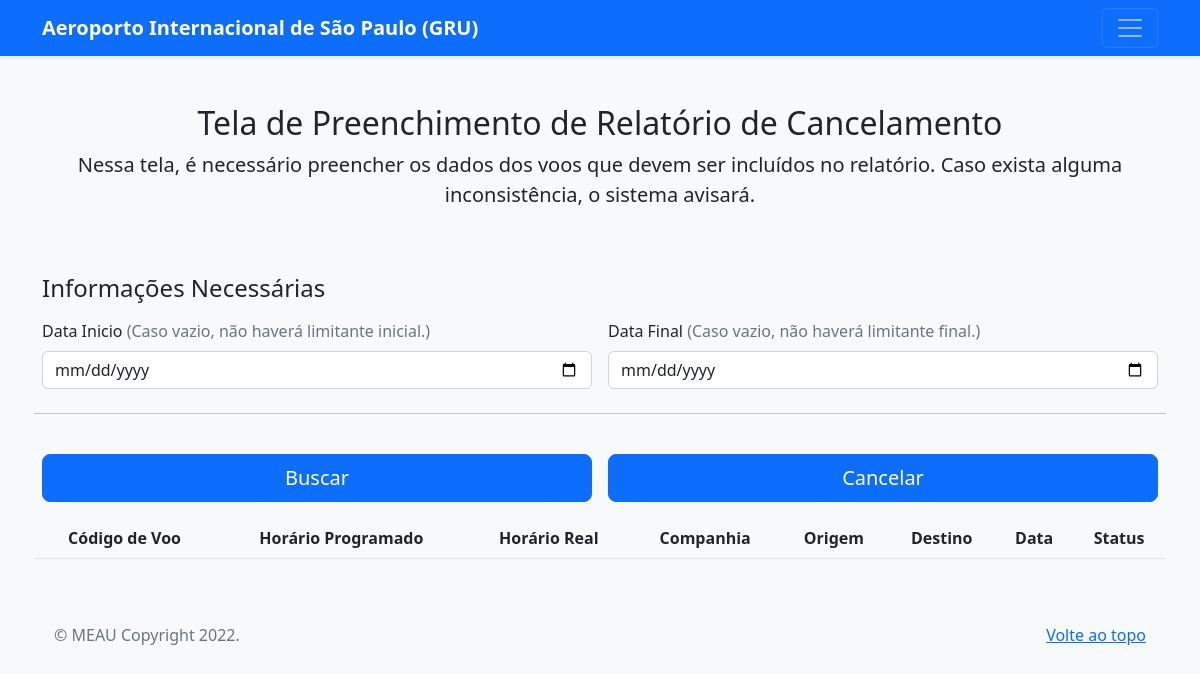
Before: /preenchimentoCancelamentos/ with the older database file.
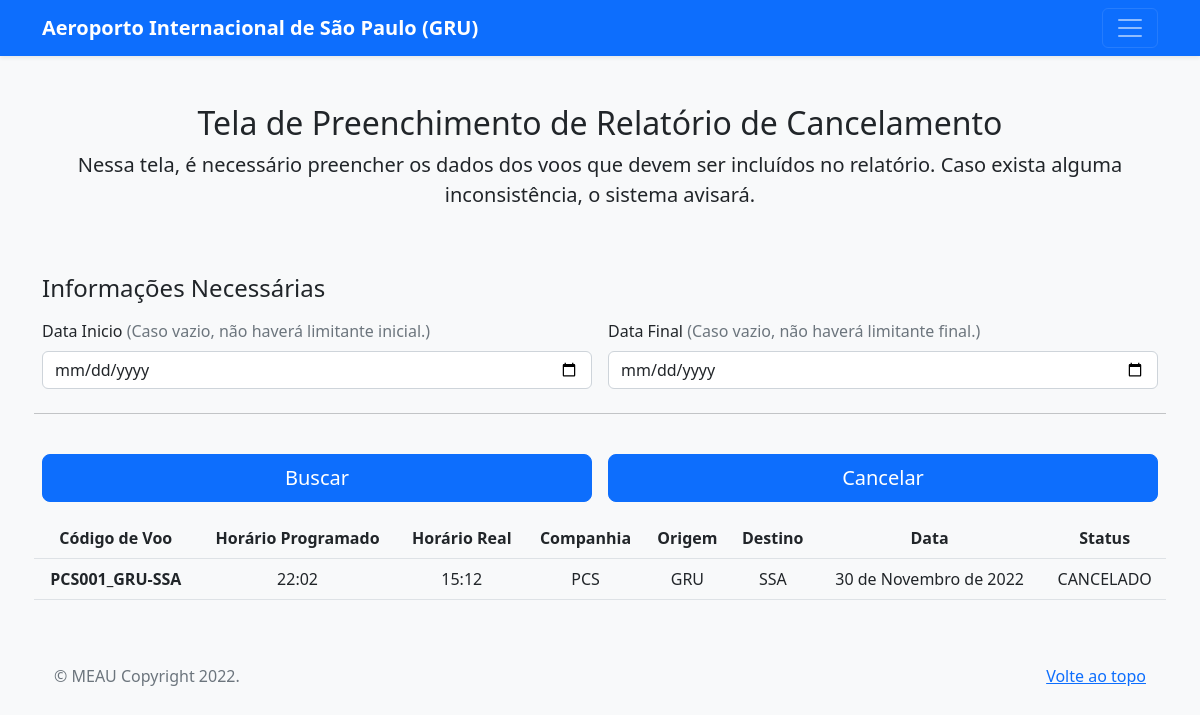
After: the same page with the newer database file.
### book/models.py (models this page shows, shortened)
class Historico(models.Model):
    class Status(models.TextChoices):
            PREVISTO = 'PREVISTO'
            EMBARCANDO = 'EMBARCANDO'
            CANCELADO = 'CANCELADO'
            PROGRAMADO = 'PROGRAMADO'
            TAXIANDO = 'TAXIANDO'
            PRONTO = 'PRONTO'
            AUTORIZADO = 'AUTORIZADO'
            EM_VOO = 'EM_VOO'
            ATERRISSADO = 'ATERRISSADO'
    id = models.AutoField(primary_key=True)
    voo  = models.ForeignKey(Voo, on_delete=models.CASCADE)
    data = models.DateField()
    horarioReal = models.TimeField()
    status = models.CharField(choices=Status.choices, max_length=30)
    class Meta:
        db_table = 'historico'

class Voo(models.Model):
    id = models.AutoField(primary_key=True)
    codigoVoo = models.CharField(max_length=14, unique=True)
    companhia = models.CharField(max_length=20)
    origem = models.CharField(max_length=30)
    destino = models.CharField(max_length=30)
    horarioProgramado = models.TimeField()
    class Meta:
        db_table = 'voo'

### book/views.py (the view, shortened to what this page needs)
# urls.py: path('preenchimentoCancelamentos/', views.preenchimentoCancelamentos, name='cancelamento'),
def preenchimentoCancelamentos(request):
    historicos = Historico.objects.select_related("voo")
    cancelados = historicos.filter(status = "CANCELADO")
    return render(request, "preenchimentoCancelamentos.html", {'cancelados': cancelados})

### template/preenchimentoCancelamentos.html (shortened to what the changed rows need)
<!doctype html>
<html lang="pt-br">
<head>
    <link href="../static/css/bootstrap.min.css" rel="stylesheet">
    <link href="../static/js/form-validation.js" rel="stylesheet">
</head>
<body class="bg-light">
    <div class="container">
        <main>
            <div class="py-5 text-center">
                <h2>Tela de Preenchimento de Relatório de Cancelamento</h2>
            </div>
            <div>
                <div>
                    <form action={% url 'cancelamento' %} method="POST" class="needs-validation">
                        <div class="row g-3">
                            <table class="table text-center">
                                <tr>
                                    <th scope="col">Código de Voo</th>
                                    <th scope="col">Horário Programado</th>
                                    <th scope="col">Horário Real</th>
                                    <th scope="col">Companhia</th>
                                    <th scope="col">Origem</th>
                                    <th scope="col">Destino</th>
                                    <th scope="col">Data</th>
                                    <th scope="col">Status</th>
                                </tr>
                                {% for x in cancelados %}
                                <tr class="center-text">
                                    <th scope="row">{{ x.voo.codigoVoo }}</th>
                                    <td>{{ x.voo.horarioProgramado }}</td>
                                    <td>{{ x.horarioReal }}</td>
                                    <td>{{ x.voo.companhia }}</td>
                                    <td>{{ x.voo.origem }}</td>
                                    <td>{{ x.voo.destino }}</td>
                                    <td>{{ x.data }}</td>
                                    <td>{{ x.status }}</td>
                                </tr>
                                {% endfor %}
                            </table>
                    </form>
                </div>
            </div>
        </main>
    </div>
</body>
</html>

Changed rows visible on the page:
now on this page (row edited): Historico: voo.codigoVoo "PCS001_GRU-SSA", voo.horarioProgramado "22:02", horarioReal "15:12", voo.companhia "PCS", voo.origem "GRU", voo.destino "SSA", data "30 de Novembro de 2022", status "CANCELADO"
